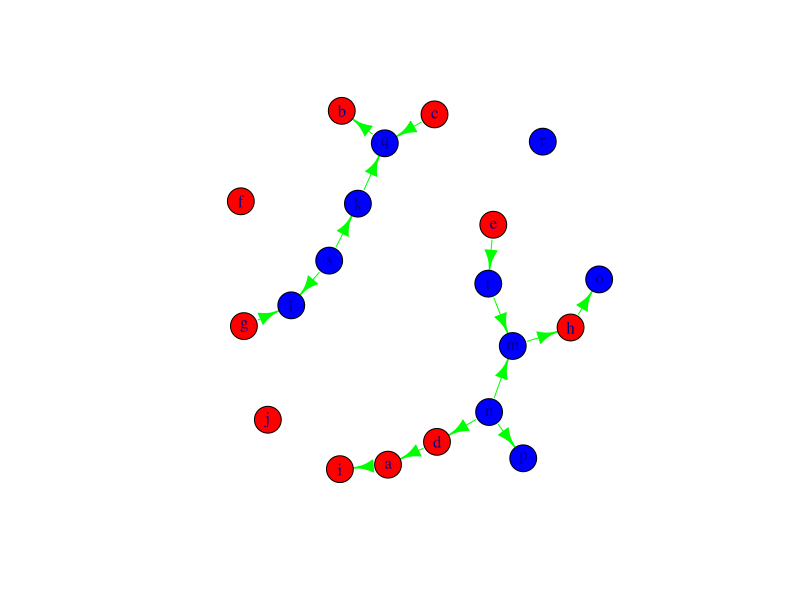

This figure's R source: (Note: this script raises an error after producing the figure.)
install.packages("igraph")  # nomes cal un cop per maquina
library(igraph)  # es com l'import de python

g <- graph( c(1,2, 1,3, 2,3, 3,5), n=5 )
V(g)
E(g)
g <- graph.empty() + vertices(letters[1:10], color="red")
g <- g + vertices(letters[11:20], color="blue")
g <- g + edges(sample(V(g), 30, replace=TRUE), color="green")
V(g)
E(g)

plot(g)

g <- read.graph("graph.txt", format="edgelist")
V(g)
g <- read.graph("graph.txt", format="edgelist", directed=FALSE)
V(g)

karate <- read.graph("http://cneurocvs.rmki.kfki.hu/igraph/karate.net", format="pajek")

er_graph <- erdos.renyi.game(100, 2/100)
ws_graph <- watts.strogatz.game(1, 100, 4, 0.05)
ba_graph <- barabasi.game(100)

plot(er_graph)
plot(ws_graph)
plot(ba_graph)

g <- erdos.renyi.game(10, 0.5)
V(g)$color <- sample( c("red", "black"), vcount(g), rep=TRUE)
E(g)$color <- "grey"
red <- V(g)[ color == "red" ]
bl <- V(g)[ color == "black" ]
E(g)[ red %--% red ]$color <- "red"
E(g)[ bl %--% bl ]$color <- "black"

plot(g)

g <- graph.lattice( c(10,10) )
E(g)$weight <- runif(ecount(g))
E(g)$color <- "grey"
E(g)[ weight > 0.9 ]$color <- "red"

plot(g)

er_graph <- erdos.renyi.game(100, 2/100)
plot(er_graph, vertex.label=NA, vertex.size=3)
ws_graph <- watts.strogatz.game(1, 100, 4, 0.05)
plot(ws_graph, layout=layout.circle, vertex.label=NA, vertex.size=3)
ba_graph <- barabasi.game(100)
plot(ba_graph, vertex.label=NA, vertex.size=3)

help(igraph.plotting)

g <- graph.lattice( c(10,10) )
E(g)$weight <- runif(ecount(g))
E(g)$color <- "grey"
E(g)[ weight > 0.9 ]$color <- "red"
plot(g, vertex.size=2, vertex.label=NA, layout=layout.kamada.kawai, edge.width=2+3*E(g)$weight)

g <- graph.lattice( length=100, dim=1, nei=4 )
average.path.length(g)
diameter(g)
#g <- rewire.edges( g, prob=0.05 )
g <- rewire(g, each_edge(0.05))
average.path.length(g)
diameter(g)

ws <- watts.strogatz.game(1, 100, 4, 0.05)
transitivity(ws)
p_hat <- ecount(ws)/(vcount(ws)*(vcount(ws))/2)
p_hat
er <- erdos.renyi.game(100, p_hat)
transitivity(er)

g <- graph.ring(10)
plot(g)
degree(g)
ba <- barabasi.game(10000, m=3)
p_hat <- ecount(ba)/ ((vcount(ba)-1)*vcount(ba)/2)
er <- erdos.renyi.game(10000, p_hat)
degree.distribution(er)
hist(degree(er))
hist(degree(ba))
plot(degree.distribution(er))
plot(degree.distribution(ba))

set.seed(1)
g <- sample_gnp(10, 3/10)
plot(g, vertex.size=25, layout=layout.kamada.kawai)
betweenness(g)
edge_betweenness(g)
degree(g)
closeness(g)
page.rank(g)$vector

